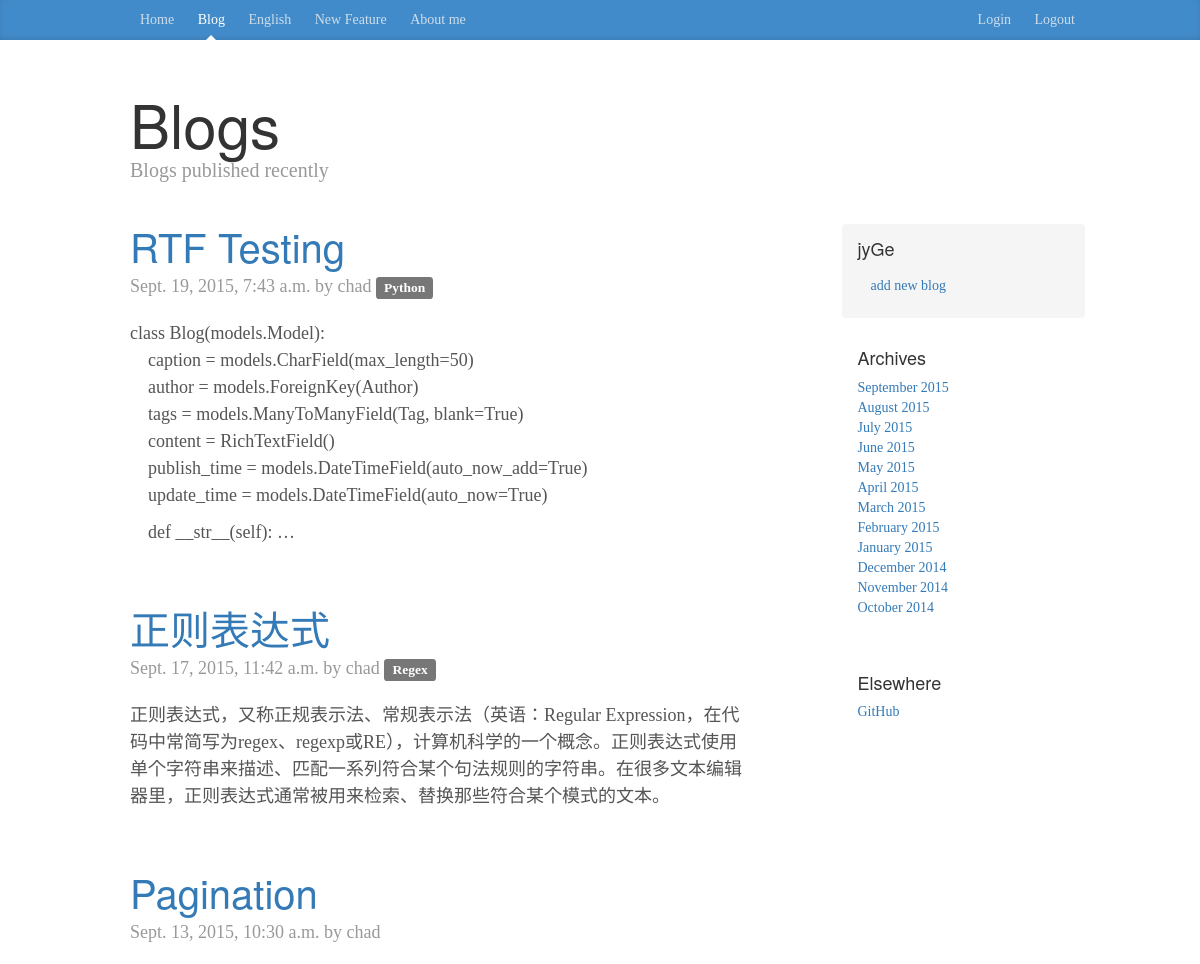
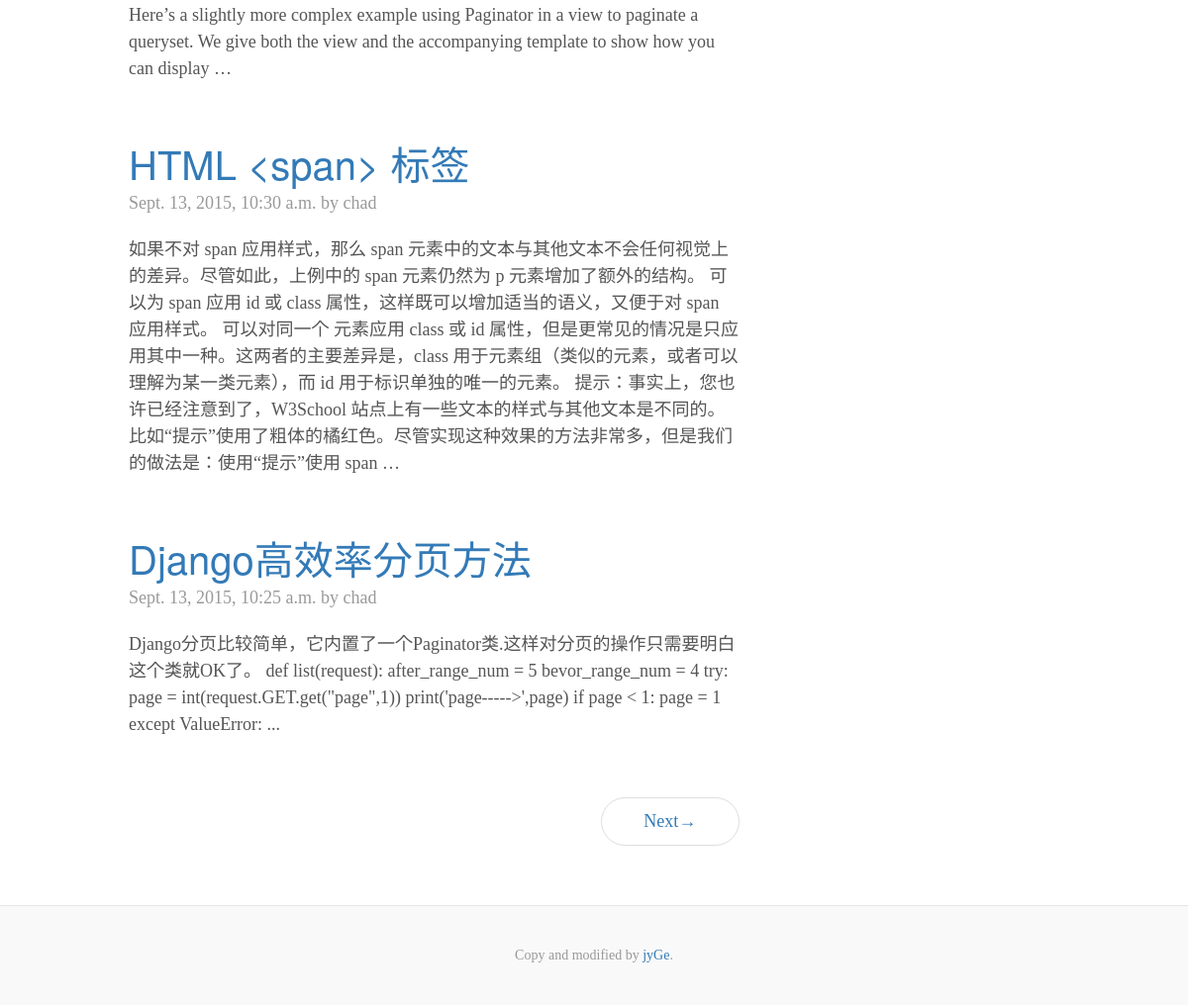
Page /sblog/blog/ on the committed database (2 pictures, top to bottom).
### sblog/models.py (models this page shows, shortened)
class Blog(models.Model):
	caption = models.CharField(max_length=50)
	author = models.ForeignKey(Author)
	tags = models.ManyToManyField(Tag, blank=True)
	content = RichTextField(config_name='ckeditor')
	publish_time = models.DateTimeField(auto_now_add=True)
	update_time = models.DateTimeField(auto_now=True)

class Author(models.Model):
	name = models.CharField(max_length=30)
	email = models.EmailField(blank=True)
	website = models.URLField(blank=True)
	def __str__(self):
		return self.name

class Tag(models.Model):
	tag_name = models.CharField(max_length=20, blank=True)
	create_time = models.DateTimeField(auto_now_add=True)
	def __str__(self):
		return self.tag_name

### sblog/views.py (the view)
def listing(request):
	blog_list = Blog.objects.order_by('-publish_time')
	paginator = Paginator(blog_list, 5)
	page = request.GET.get('page')
	try:
		blogs = paginator.page(page)
	except PageNotAnInteger:
		blogs = paginator.page(1)
	except EmptyPage:
		blogs = paginator.page(paginator.num_pages)
	return render(request, 'sblog/bloglist.html', {'blogs': blogs})

### sblog/templates/sblog/bloglist.html (shortened to what this page needs)
{% extends "sblog/base.html" %}
{% block content %}
<div class="container">
  <div class="blog-header">
    <h1 class="blog-title">Blogs</h1>
    <p class="lead blog-description">Blogs published recently</p>
  </div>
  <div class="row">
    <div class="col-sm-8 blog-main">
      	{% for blog in blogs %}
			<div class="blog-post">
				<h2 class="blog-post-title"><a href="{% url 'sblog:detailblog' blog.id %}">{{ blog.caption }}</a></h2>
					<p class="blog-post-meta">{{ blog.publish_time }} by {{ blog.author }}
						{% for tag in blog.tags.all %}
                    		<a href="{% url 'sblog:blogtag' tag.tag_name %}"><span class="label label-default">{{ tag }}</span></a>
                		{% endfor %}
					</p>
					{{ blog.content|safe|truncatewords_html:30 }}
			</div>
      {% endfor %}
      <nav>
        <ul class="pager">
          	{% if blogs.has_next %}
        		<li class="next"><a href="?page={{ blogs.next_page_number }}">Next<span aria-hidden="true">&rarr;</span></a></li>
        	{% endif %}
        </ul>
      </nav>
    </div>
    <div class="col-sm-3 col-sm-offset-1 blog-sidebar">
      <div class="sidebar-module sidebar-module-inset">
        <h4>jyGe</h4>
        <a class="btn" href="{% url 'sblog:addblog' %}" value="{{ choice.id }}"> add new blog</a>
      </div>
      <div class="sidebar-module">
        <h4>Archives</h4>
        <ol class="list-unstyled">
          <li><a href="#">September 2015</a></li>
          <li><a href="#">August 2015</a></li>
          <li><a href="#">July 2015</a></li>
          <li><a href="#">June 2015</a></li>
          <li><a href="#">May 2015</a></li>
          <li><a href="#">April 2015</a></li>
          <li><a href="#">March 2015</a></li>
          <li><a href="#">February 2015</a></li>
          <li><a href="#">January 2015</a></li>
          <li><a href="#">December 2014</a></li>
          <li><a href="#">November 2014</a></li>
          <li><a href="#">October 2014</a></li>
        </ol>
      </div>
      <div class="sidebar-module">
        <h4>Elsewhere</h4>
        <ol class="list-unstyled">
          <li><a href="https://github.com/jyGe">GitHub</a></li>
        </ol>
      </div>
    </div>
  </div>
</div>
{% endblock %}

### sblog/static/sblog/blog.css (style rules this page uses)
body { font-family: Georgia, "Times New Roman", Times, serif; color: #555; }
h1, .h1, h2, .h2, h3, .h3, h4, .h4, h5, .h5, h6, .h6 { margin-top: 0; font-family: "Helvetica Neue", Helvetica, Arial, sans-serif; font-weight: normal; color: #333; }
@media (min-width: 1200px) { .container { width: 970px; } }
.blog-header { padding-top: 20px; padding-bottom: 20px; }
.blog-title { margin-top: 30px; margin-bottom: 0; font-size: 60px; font-weight: normal; }
.blog-description { font-size: 20px; color: #999; }
.blog-main { font-size: 18px; line-height: 1.5; }
.sidebar-module { padding: 15px; margin: 0 -15px 15px; }
.sidebar-module-inset { padding: 15px; background-color: #f5f5f5; border-radius: 4px; }
.pager { margin-bottom: 60px; text-align: left; }
.pager > li > a { width: 140px; padding: 10px 20px; text-align: center; border-radius: 30px; }
.blog-post { margin-bottom: 60px; }
.blog-post-title { margin-bottom: 5px; font-size: 40px; }
.blog-post-meta { margin-bottom: 20px; color: #999; }

### rows in the picture
Blog: caption "RTF Testing", publish_time "Sept. 19, 2015, 7:43 a.m.", author "chad", content "class Blog(models.Model): caption = models.CharField(max_length=50) author = models.ForeignKey(Author) tags = models.ManyToManyField(Tag, blank=True) content = RichTextField() publish_time = models.DateTimeField(auto_now_add=True) update_time = models.DateTimeField(auto_now=True) def __str__(self): …"
Tag: tag_name "Python"
Blog: caption "正则表达式", publish_time "Sept. 17, 2015, 11:42 a.m.", author "chad", content "正则表达式，又称正规表示法、常规表示法（英语：Regular Expression，在代码中常简写为regex、regexp或RE），计算机科学的一个概念。正则表达式使用单个字符串来描述、匹配一系列符合某个句法规则的字符串。在很多文本编辑器里，正则表达式通常被用来检索、替换那些符合某个模式的文本。"
Tag: tag_name "Regex"
Blog: caption "Pagination", publish_time "Sept. 13, 2015, 10:30 a.m.", author "chad", content "Here’s a slightly more complex example using Paginator in a view to paginate a queryset. We give both the view and the accompanying template to show how you can display …"
Blog: caption "HTML <span> 标签", publish_time "Sept. 13, 2015, 10:30 a.m.", author "chad", content "如果不对 span 应用样式，那么 span 元素中的文本与其他文本不会任何视觉上的差异。尽管如此，上例中的 span 元素仍然为 p 元素增加了额外的结构。 可以为 span 应用 id 或 class 属性，这样既可以增加适当的语义，又便于对 span 应用样式。 可以对同一个 元素应用 class 或 id 属性，但是更常见的情况是只应用其中一种。这两者的主要差异是，class 用于元素组（类似的元素，或者可以理解为某一类元素），而 id 用于标识单独的唯一的元素。 提示：事实上，您也许已经注意到了，W3School 站点上有一些文本的样式与其他文本是不同的。比如“提示”使用了粗体的橘红色。尽管实现这种效果的方法非常多，但是我们的做法是：使用“提示”使用 span …"
Blog: caption "Django高效率分页方法", publish_time "Sept. 13, 2015, 10:25 a.m.", author "chad", content "Django分页比较简单，它内置了一个Paginator类.这样对分页的操作只需要明白这个类就OK了。 def list(request): after_range_num = 5 bevor_range_num = 4 try: page = int(request.GET.get(\"page\",1)) print('page----->',page) if page < 1: page = 1 except ValueError: ..."
